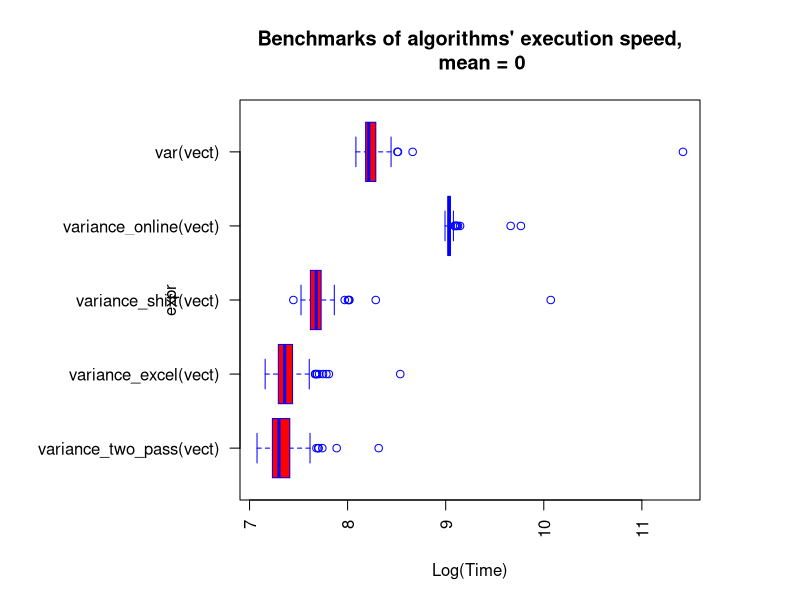
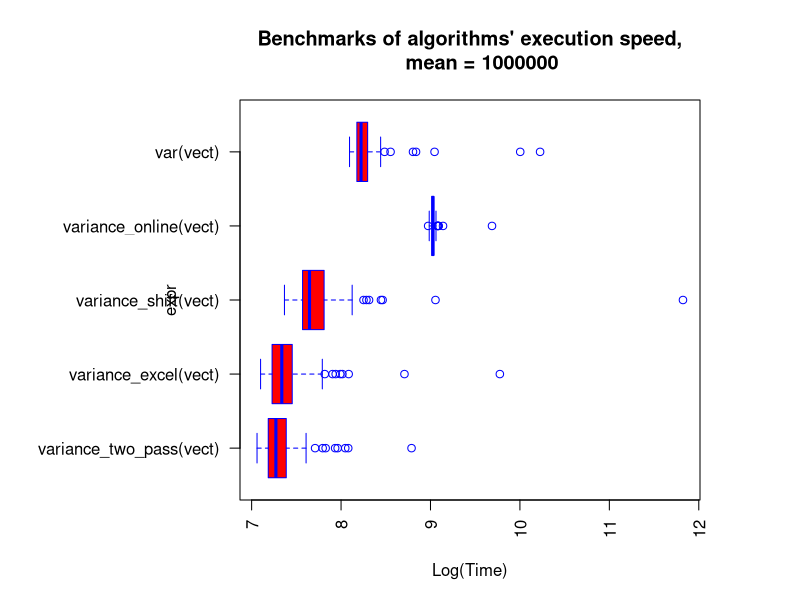
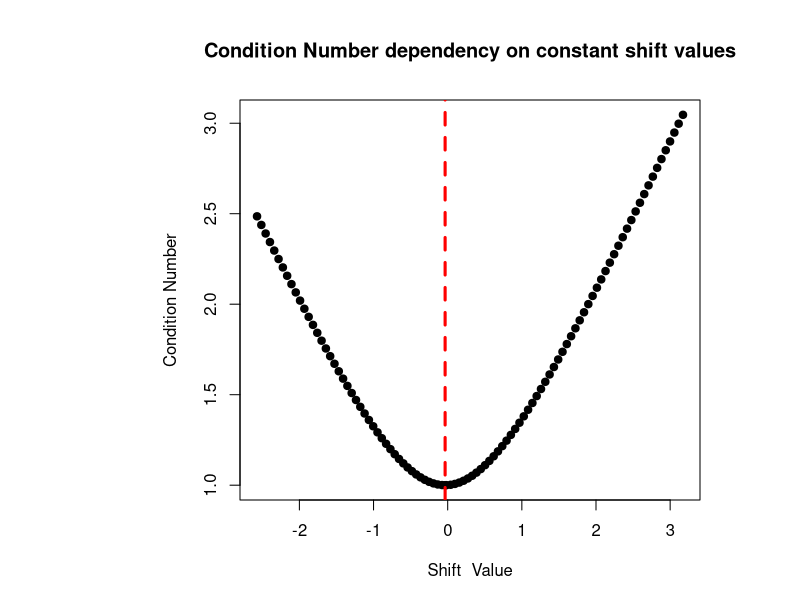
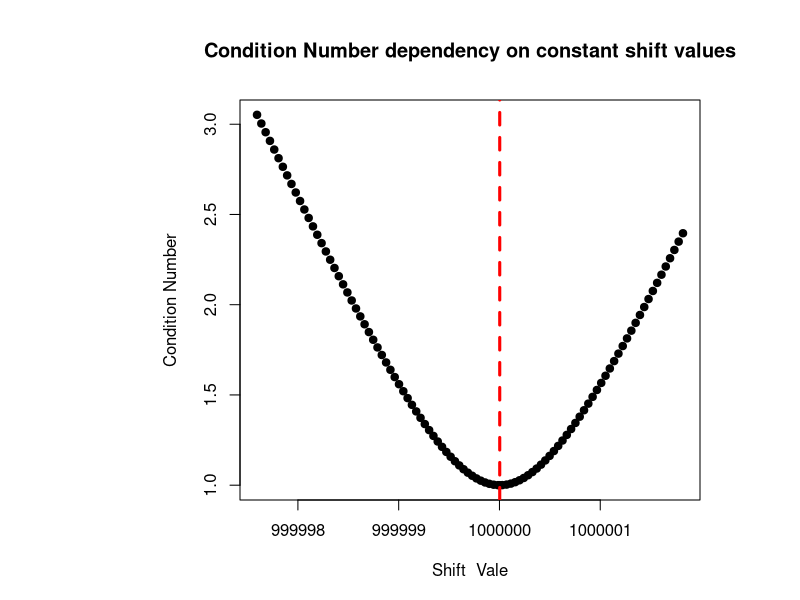
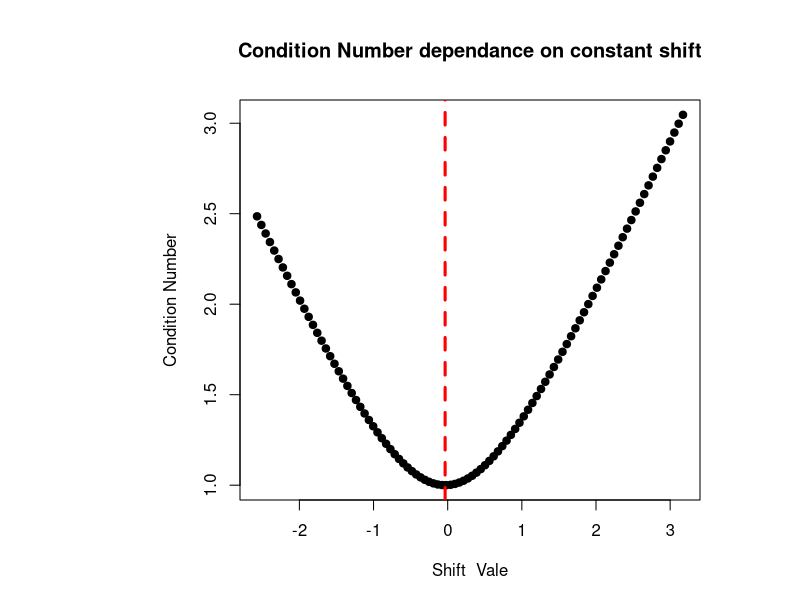

Write the R code that produced these figures, in order.
## ---- chunk 1
library("ggplot2")
library("microbenchmark")
## ---- chunk 2
variance_two_pass <- function(vector){
  n = length(vector)
  sample_mean <- sum(vector)/n
  variance <- 1/(n-1) * sum((vector - sample_mean)^2)
  return(variance)
}
## ---- chunk 3
variance_excel <- function(vector){
  n = length(vector)
  p1 = sum(vector^2)
  p2 = 1/n * sum(vector)^2
  variance <- (p1 - p2)/(n-1)
  return(variance)
}
## ---- chunk 4
variance_shift <- function(vector){
  n = length(vector)
  c = vector[1]
  p1 = sum((vector-c)^2)
  p2 = 1/n * (sum(vector-c))^2
  variance <- (p1 - p2)/(n-1)
  return(variance)
}
## ---- chunk 5
variance_online <- function(vector){

  xmn_prev = vector[1] + (vector[2] - vector[1])/2
  varmn_prev = ((vector[2] - vector[1])^2)/2
  
  for(i in 3:length(vector)) {
    xmn = xmn_prev + (vector[i] - xmn_prev)/i
    varmn = (i - 2)/(i - 1)*varmn_prev + ((vector[i] - xmn_prev)^2)/i
    
    xmn_prev = xmn
    varmn_prev = varmn
  }
  
  return(varmn)
}
## ---- chunk 6
variance_wrapper <- function(vector){
  var_two_pass <- variance_two_pass(vector)
  var_excel <- variance_excel(vector)
  var_shift <- variance_shift(vector)
  var_online <- variance_online(vector)
  return(c(var_two_pass, var_excel, var_shift, var_online))
}
## ---- chunk 7
set.seed(12202120)
x1 <- rnorm(100, mean = 0)
x2 <- rnorm(100, mean=1000000)
## ---- chunk 8
library("knitr")
variance_x1 <- variance_wrapper(x1)
variance_x2 <- variance_wrapper(x2)
df_comp <- data.frame(rbind(variance_x1, variance_x2))
names(df_comp) <- c("two-pass", "excel", "shift", "online")
kable(df_comp)
## ---- chunk 9
micro_benchmark <- function(vect) {
  micro_benchmark_calc = microbenchmark(
    variance_two_pass(vect),
    variance_excel(vect),
    variance_shift(vect),
    variance_online(vect),
    var(vect)
    )
}

## ---- chunk 10

benchmark_x1 <- micro_benchmark(x1)
kable(summary(benchmark_x1))
## ---- chunk 11
knitr::opts_chunk$set(fig.width=12, fig.height=8)
par(mar=c(5, 12, 5, 5))
boxplot(log(time)~expr, 
    data=benchmark_x1,
    main="Benchmarks of algorithms' execution speed,
    mean = 0",
    xlab="Log(Time)",
    col="red",
    border="blue",
    horizontal=TRUE,
    las=2
  )
## ---- chunk 12
benchmark_x2 <- micro_benchmark(x2)
kable(summary(benchmark_x2))
## ---- chunk 13
knitr::opts_chunk$set(fig.width=12, fig.height=8)
par(mar=c(5, 12, 5, 5))
boxplot(log(time)~expr, 
    data=benchmark_x2,
    main="Benchmarks of algorithms' execution speed,
    mean = 1000000",
    xlab="Log(Time)",
    col="red",
    border="blue",
    horizontal=TRUE,
    las=2
  )
## ---- chunk 14
func_cond_num <- function(vector, const){
  n = length(vector)
  vector_shifted = vector - const

  mean_shifted <- mean(vector_shifted)
  
  s_shifted = sum((vector_shifted - mean_shifted)^2)
  cond_number <- sqrt(1 + (mean_shifted^2 * n)/s_shifted)
  
  return(cond_number)
}

func_compare_cond_numbers <- function(vector){
  cond_numbs <- c()
  
  consts <- seq(from = min(vector), to = max(vector), length.out = 100)#((max(vector)-min(vector))/100)
  consts <- append(consts, mean(vector))
  consts <- sort(consts)
  for(const in consts) {
    cond_number <- func_cond_num(vector, const)
    cond_numbs <- append(cond_numbs, cond_number)
  }
  df <- data.frame(cond_numbs, consts)
  return(df)
}

## ---- chunk 15
knitr::opts_chunk$set(fig.width=7, fig.height=5)
df_cond_number_x1 <- func_compare_cond_numbers(x1)
plot(df_cond_number_x1$consts, df_cond_number_x1$cond_numbs, main="Condition Number dependency on constant shift values",
     xlab="Shift  Value", ylab="Condition Number", pch=19)
abline(v = mean(x1), col="red", lwd=3, lty=2)
## ---- chunk 16
knitr::opts_chunk$set(fig.width=7, fig.height=5)
df_cond_number_x2 <- func_compare_cond_numbers(x2)
plot(df_cond_number_x2$consts, df_cond_number_x2$cond_numbs, main="Condition Number dependency on constant shift values",
     xlab="Shift  Vale", ylab="Condition Number", pch=19)
abline(v = mean(x2), col="red", lwd=3, lty=2)
## ---- chunk 17
knitr::opts_chunk$set(fig.width=7, fig.height=5)
set.seed(12202120)
x3 <- rnorm(100, mean=0.000001)
df_cond_number_x3 <- func_compare_cond_numbers(x3)
plot(df_cond_number_x3$consts, df_cond_number_x3$cond_numbs, main="Condition Number dependance on constant shift",
     xlab="Shift  Vale", ylab="Condition Number", pch=19)
abline(v = mean(x3), col="red", lwd=3, lty=2)
## ---- chunk 18
func_cond_num(x1, 0)
## ---- chunk 19
func_cond_num(x2, 0)
## ---- chunk 20
func_cond_num(x3, 0)
